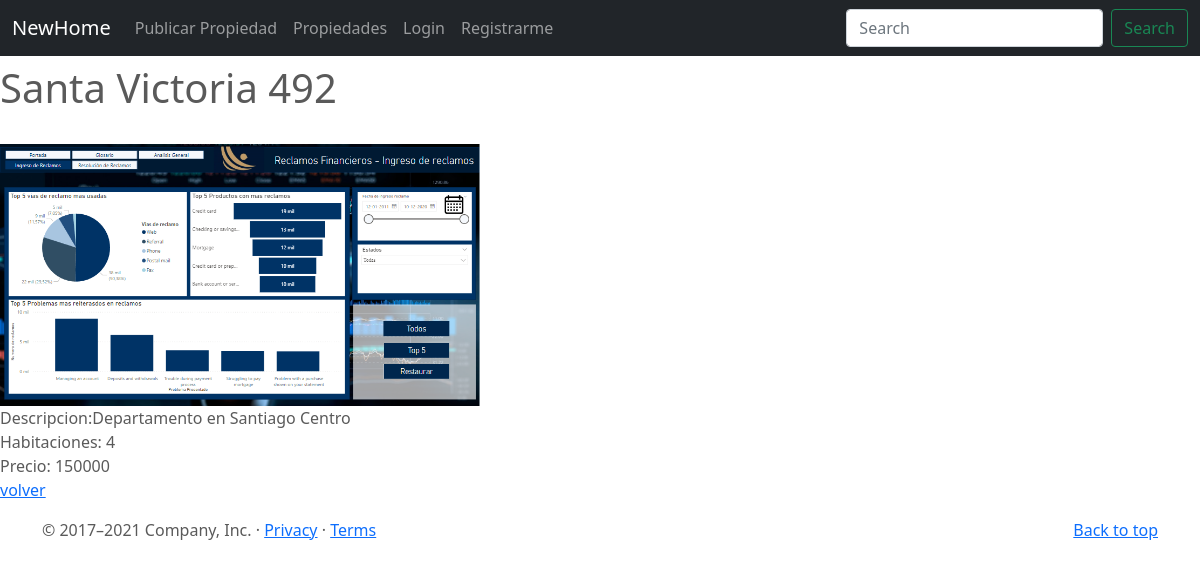
Page /propiedades/4/detail on the committed database.
### NewHome/models.py (models this page shows, shortened)
class Propiedades(models.Model):
    Propiedad_Descripcion = models.CharField(max_length=200)
    Propiedad_Direccion =  models.CharField(max_length=200)
    Numero_Habitaciones = models.PositiveIntegerField()
    Propiedad_Costo = models.PositiveIntegerField()
    publisher = models.ForeignKey(to=User, on_delete=models.CASCADE, related_name="publisher")
    imagen = models.ImageField(upload_to="propiedades", null=False, blank=False)
    Fecha_Publicacion = models.DateField(auto_now_add = True)

### NewHome/views.py (the view)
# urls.py: path('propiedades/<pk>/detail', PropiedadesDetail.as_view(), name="propiedades-detail"),
class PropiedadesDetail(DetailView):
    model = Propiedades

### NewHome/templates/NewHome/propiedades_detail.html
{% extends "NewHome/base.html" %}
{% block main %}
<p>
    <h1>{{object.Propiedad_Direccion}}</h1>
    <br>
    {% if object.imagen %}
      <img src="{{ object.imagen.url }}" width="480px" height="100%">
    {% endif %}
    <br>
    Descripcion:{{object.Propiedad_Descripcion}}
    <br>
    Habitaciones: {{object.Numero_Habitaciones}}
    <br>
    Precio: {{object.Propiedad_Costo}}
    <br>
    <a href="{% url 'propiedades-list' %}"> volver</a>
</p>
{% endblock %}

### NewHome/static/NewHome/css/carousel.css (style rules this page uses)
body { padding-top: 3rem; padding-bottom: 3rem; color: #5a5a5a; }

### rows in the picture
Propiedades: Propiedad_Direccion "Santa Victoria 492", imagen (picture), Propiedad_Descripcion "Departamento en Santiago Centro", Numero_Habitaciones "4", Propiedad_Costo "150000"
